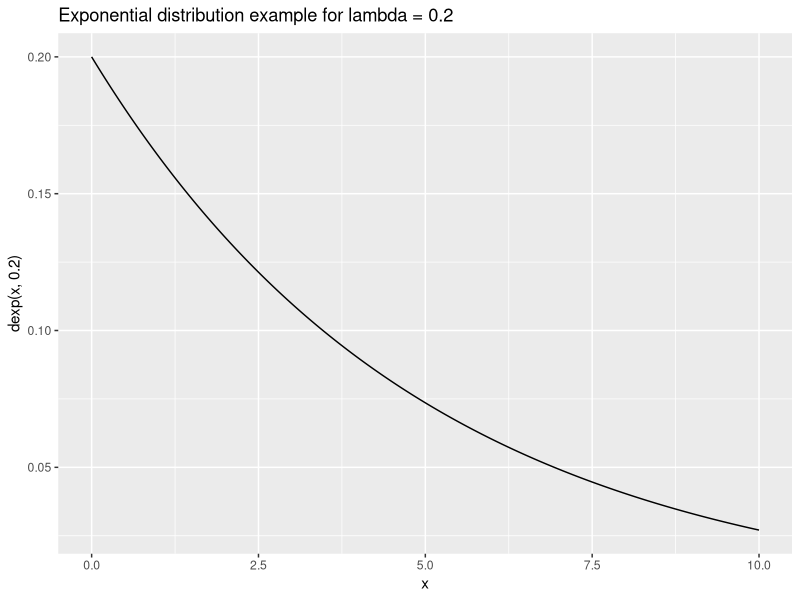
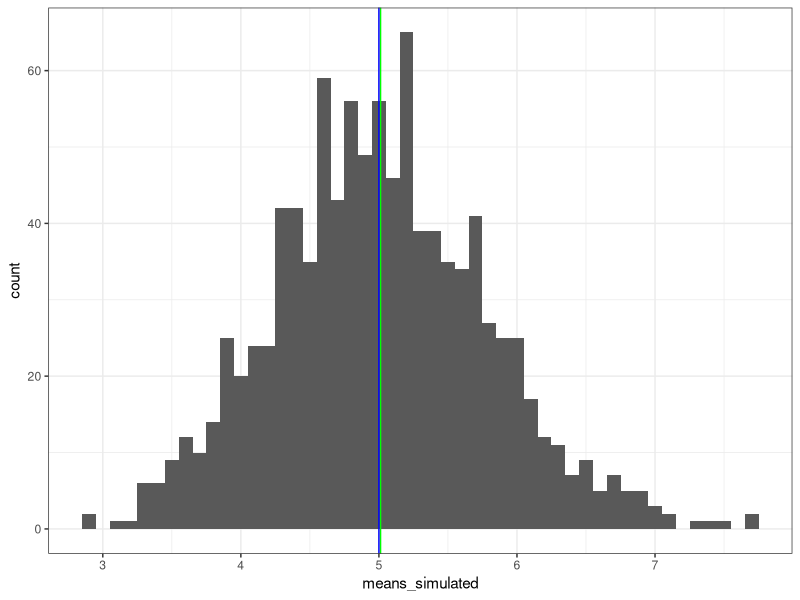

The R source for these figures, in order:
## ---- chunk 1
# Show a demo of the exponential distribution
library(ggplot2)
x <- seq(0.0,10.0,0.01)
qplot(x,dexp(x,0.2),geom="line",main="Exponential distribution example for lambda = 0.2")
## ---- chunk 2
# Initialize parameters
set.seed(123)
nosims <- 1000
n <- 40
lambda <- 0.2
mean_theorical <- 1/lambda
sd_theorical <- 1/lambda

# Simulation
means_simulated <- NULL
for (i in 1: nosims) {
        means_simulated <- c(means_simulated, mean(rexp(n, lambda)))
}
## ---- chunk 3
# Calculate experimental means
mean_experimental <- mean(means_simulated)

# Plot data & means
g <- ggplot() + theme_bw() +
        geom_histogram(aes(x=means_simulated),binwidth=0.1) +
        geom_vline(xintercept = mean_experimental, colour = "green") + 
        geom_vline(xintercept = mean_theorical, colour = "blue")
g
## ---- chunk 4

## ---- chunk 5
sessionInfo()
